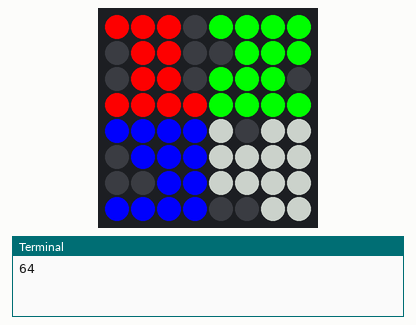
Recording of a program running on a simulated Raspberry Pi (BCM pin numbers) with a Sense HAT. Parts: the Sense HAT's 8×8 RGB LED matrix, the last lines printed to the terminal. At 4.0 s the program stops and its outputs stay as they are.

Above: at 0.1 s.
At 2.1 s:
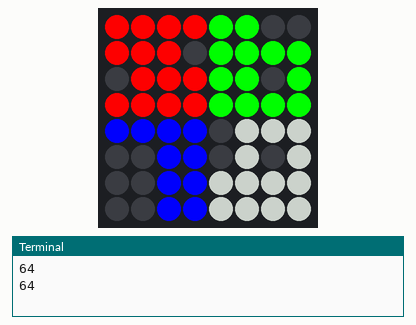
At 4.1 s:
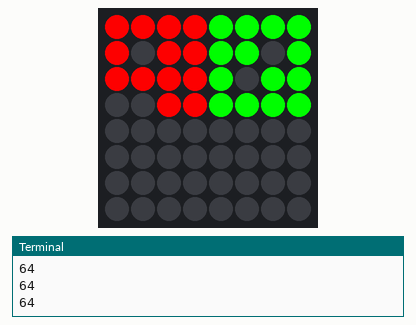

The program:

small_nums.thick.py
```python
# 4 x 4 numbers
from sense_hat import SenseHat
import time
s = SenseHat()

O = [0, 0, 0]
A = [255, 0, 0]
B = [0, 255, 0]
C = [0, 0, 255]
D = [124, 124, 124]

DB = [
  O,O,O,O,
  O,O,O,O,
  O,O,O,O,
  O,O,O,O
]

D1 = [
  A,A,A,O,
  O,A,A,O,
  O,A,A,O,
  A,A,A,A
]

D2 = [
  B,B,B,B,
  O,B,B,B,
  B,B,B,O,
  B,B,B,B
]

D3 = [
  C,C,C,C,
  O,C,C,C,
  O,O,C,C,
  C,C,C,C
]

D4 = [
  D,O,D,D,
  D,D,D,D,
  D,D,D,D,
  O,O,D,D
]

D5 = [
  A,A,A,A,
  A,A,A,O,
  O,A,A,A,
  A,A,A,A
]

D6 = [
  B,B,O,O,
  B,B,B,B,
  B,B,O,B,
  B,B,B,B
]

D7 = [
  C,C,C,C,
  O,O,C,C,
  O,O,C,C,
  O,O,C,C
]

D8 = [
  O,D,D,D,
  O,D,O,D,
  D,D,D,D,
  D,D,D,D
]

D9 = [
  A,A,A,A,
  A,O,A,A,
  A,A,A,A,
  O,O,A,A
]

D0 = [
  B,B,B,B,
  B,B,O,B,
  B,O,B,B,
  B,B,B,B
]

s.clear()

image = []
image[0:7] = D1[0:4] + D2[0:4]
image[8:15] = D1[4:8] + D2[4:8]
image[16:23] = D1[8:12] + D2[8:12]
image[24:31] = D1[12:16] + D2[12:16]

image[32:39] = D3[0:4] + D4[0:4]
image[40:47] = D3[4:8] + D4[4:8]
image[48:55] = D3[8:12] + D4[8:12]
image[56:63] = D3[12:16] + D4[12:16]

print ("{}".format(len(image)))
s.set_pixels(image)
time.sleep(2)

image = []
image[0:7] = D5[0:4] + D6[0:4]
image[8:15] = D5[4:8] + D6[4:8]
image[16:23] = D5[8:12] + D6[8:12]
image[24:31] = D5[12:16] + D6[12:16]

image[32:39] = D7[0:4] + D8[0:4]
image[40:47] = D7[4:8] + D8[4:8]
image[48:55] = D7[8:12] + D8[8:12]
image[56:63] = D7[12:16] + D8[12:16]

print ("{}".format(len(image)))
s.set_pixels(image)
time.sleep(2)

image = []
image[0:7] = D9[0:4] + D0[0:4]
image[8:15] = D9[4:8] + D0[4:8]
image[16:23] = D9[8:12] + D0[8:12]
image[24:31] = D9[12:16] + D0[12:16]

image[32:39] = DB[0:4] + DB[0:4]
image[40:47] = DB[4:8] + DB[4:8]
image[48:55] = DB[8:12] + DB[8:12]
image[56:63] = DB[12:16] + DB[12:16]

print ("{}".format(len(image)))
s.set_pixels(image)
```

Measured:
- what the display in image 1 shows lasts 2.0 s, from 2.0 s to 4.0 s
